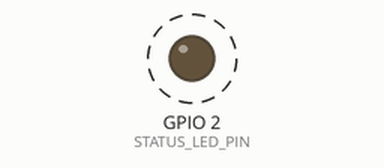
Recording of a sketch running on a simulated ESP32-C3. Parts: output pins drawn as LEDs (lit = HIGH). Dashed ring = blinking. Nothing arrives over Bluetooth unless stated; what the sketch prints to the serial monitor is not drawn.

Above: at 1.5 s.
Timing chart, 0 to 5.1 s (numbered marks = the images above):
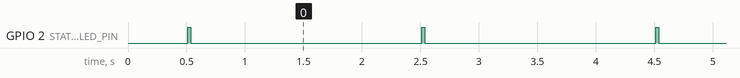

The sketch:

wristband_firmware.ino
```cpp
/*
  Worker Wristband Firmware - ESP32 (Pure BLE Transmitter)
  ---------------------------------------------------------------
  Device: WRISTBAND_01
  Role: Ultra-low latency BLE Broadcaster (+9 dBm, 100ms interval)
  Zero Wi-Fi overhead = no heap fragmentation, no BLE/Wi-Fi co-ex crashes.
  The stations (M1-A1, M1-B4) do all the listening and all the Supabase work.
*/

#include <BLEDevice.h>
#include <BLEUtils.h>
#include <BLEServer.h>

#define WORKER_NAME             "WRISTBAND_01"
#define PATROL_SERVICE_UUID     "4fafc201-1fb5-459e-8fcc-c5c9c331914b"
#define STATUS_LED_PIN          2  // Use GPIO 8 if on ESP32-C3 SuperMini

void setup() {
  Serial.begin(115200);
  pinMode(STATUS_LED_PIN, OUTPUT);
  digitalWrite(STATUS_LED_PIN, LOW);
  delay(500);

  Serial.println("\n=========================================");
  Serial.println("  WORKER WRISTBAND (WRISTBAND_01) STARTING");
  Serial.println("=========================================");

  BLEDevice::init(WORKER_NAME);
  BLEDevice::setPower(ESP_PWR_LVL_P9);

  // Fast 100 ms advertising so the stations can confirm a touch within ~1 second
  BLEAdvertising *pAdvertising = BLEDevice::getAdvertising();
  BLEAdvertisementData advData;
  advData.setFlags(0x06);
  advData.setCompleteServices(BLEUUID(PATROL_SERVICE_UUID));
  advData.setName(WORKER_NAME);
  pAdvertising->setAdvertisementData(advData);

  pAdvertising->setMinInterval(160); // 160 * 0.625 ms = 100 ms
  pAdvertising->setMaxInterval(160);
  pAdvertising->setMinPreferred(0x06);

  BLEDevice::startAdvertising();

  Serial.println("Worker wristband broadcasting");
  Serial.println("=========================================\n");
}

void loop() {
  // Status heartbeat blink every 2 seconds
  digitalWrite(STATUS_LED_PIN, HIGH);
  delay(25);
  digitalWrite(STATUS_LED_PIN, LOW);
  delay(1975);
}
```

Measured:
- by itself, GPIO 2 (STATUS_LED_PIN): alternates HIGH for 0.03 s and LOW for 2.0 s
